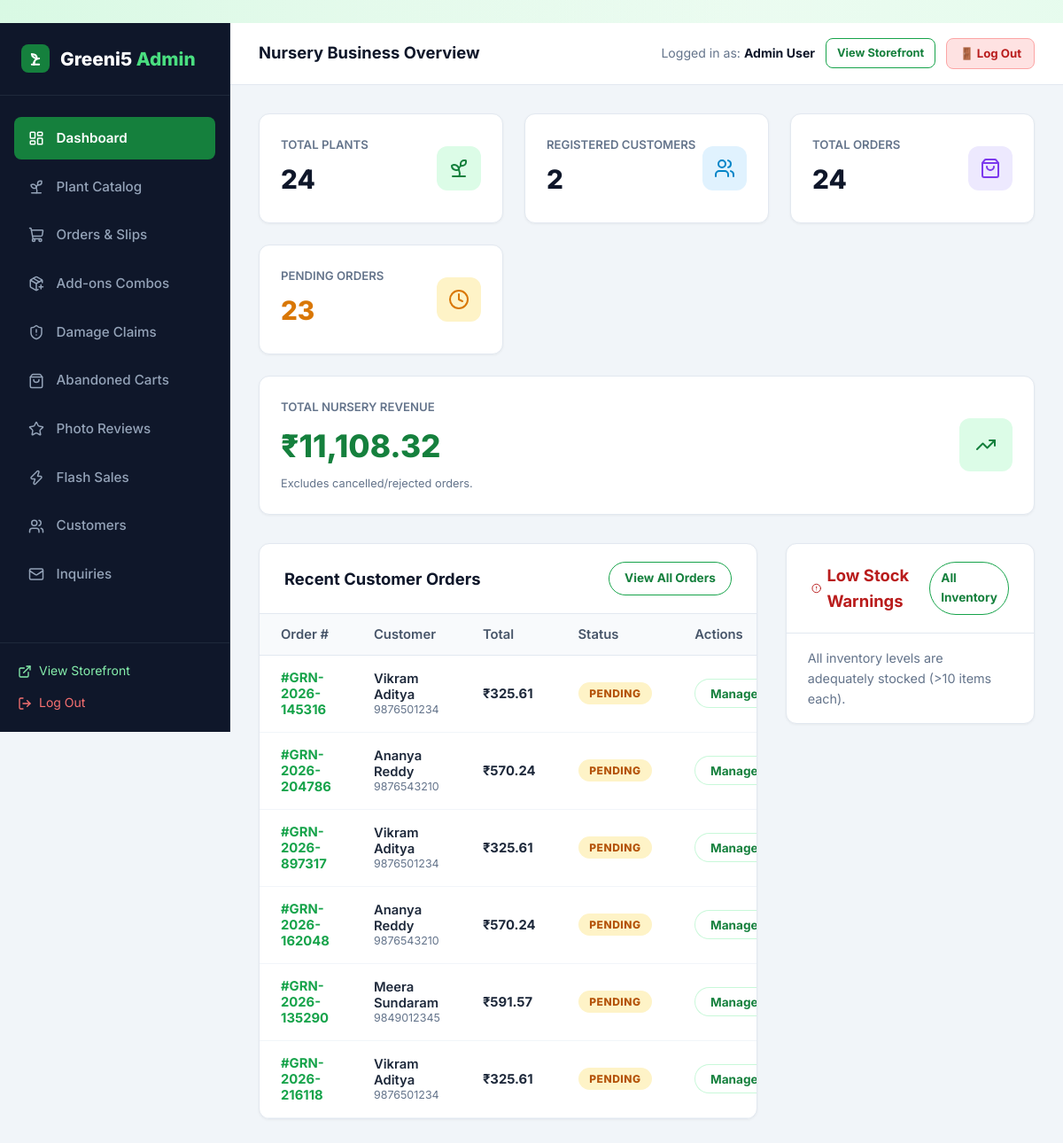
The app's page /admin/dashboard (signed in), older data.
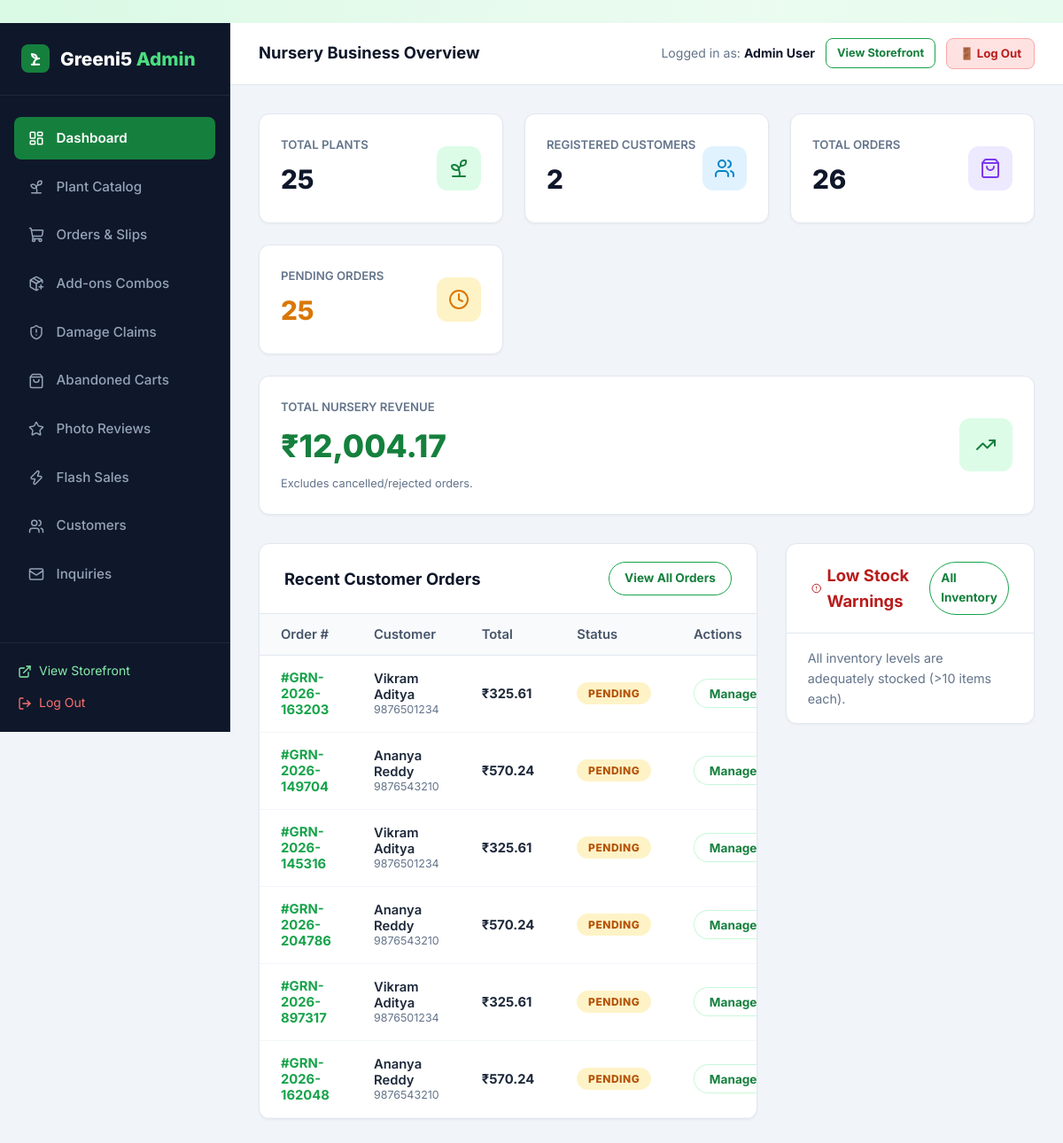
The same page, newer data.
### tables this page shows
CREATE TABLE users (
    id INTEGER PRIMARY KEY AUTOINCREMENT,
    name TEXT NOT NULL,
    email TEXT UNIQUE NOT NULL,
    password_hash TEXT NOT NULL,
    role TEXT NOT NULL DEFAULT 'customer',
    phone TEXT,
    created_at TIMESTAMP DEFAULT CURRENT_TIMESTAMP
);

CREATE TABLE orders (
    id INTEGER PRIMARY KEY AUTOINCREMENT,
    order_number TEXT UNIQUE NOT NULL,
    user_id INTEGER,
    customer_name TEXT NOT NULL,
    customer_email TEXT NOT NULL,
    customer_phone TEXT NOT NULL,
    shipping_address TEXT NOT NULL,
    city TEXT NOT NULL,
    state TEXT NOT NULL,
    pincode TEXT NOT NULL,
    payment_method TEXT NOT NULL DEFAULT 'COD',
    payment_status TEXT NOT NULL DEFAULT 'Pending',
    order_status TEXT NOT NULL DEFAULT 'Pending',
    total_amount REAL NOT NULL,
    notes TEXT,
    created_at TIMESTAMP DEFAULT CURRENT_TIMESTAMP, courier_name TEXT DEFAULT '', tracking_number TEXT DEFAULT '', tracking_url TEXT DEFAULT '', invoice_number TEXT DEFAULT '', is_gift INTEGER DEFAULT 0, gift_recipient_name TEXT DEFAULT '', gift_message TEXT DEFAULT '', gift_wrap_fee REAL DEFAULT 0.0,
    FOREIGN KEY (user_id) REFERENCES users(id) ON DELETE SET NULL
);

### app.py (the view)
@app.route('/admin')
@app.route('/admin/dashboard')
@admin_required
def admin_dashboard():
    total_plants = query_db('SELECT COUNT(*) as cnt FROM plants', one=True)['cnt']
    total_customers = query_db('SELECT COUNT(*) as cnt FROM users WHERE role = "customer"', one=True)['cnt']
    total_orders = query_db('SELECT COUNT(*) as cnt FROM orders', one=True)['cnt']
    pending_orders = query_db('SELECT COUNT(*) as cnt FROM orders WHERE order_status = "Pending"', one=True)['cnt']
    revenue_res = query_db('SELECT SUM(total_amount) as rev FROM orders WHERE order_status != "Rejected"', one=True)
    total_revenue = revenue_res['rev'] or 0.0
    recent_orders = query_db('''
        SELECT * FROM orders ORDER BY created_at DESC LIMIT 6
    ''')
    low_stock_plants = query_db('''
        SELECT p.*, c.name as category_name
        FROM plants p
        JOIN categories c ON p.category_id = c.id
        WHERE p.stock <= 10
        ORDER BY p.stock ASC LIMIT 5
    ''')
    category_counts = query_db('''
        SELECT c.name, COUNT(p.id) as plant_count
        FROM categories c
        LEFT JOIN plants p ON c.id = p.category_id
        GROUP BY c.id
    ''')
    return render_template(
        'admin/dashboard.html',
        total_plants=total_plants,
        total_customers=total_customers,
        total_orders=total_orders,
        pending_orders=pending_orders,
        total_revenue=total_revenue,
        recent_orders=recent_orders,
        low_stock_plants=low_stock_plants,
        category_counts=category_counts
    )

### app.py (called while the page is built)
@app.template_filter('currency')
def currency_filter(amount):
    try:
        val = float(amount)
        return f"₹{val:,.2f}".rstrip('0').rstrip('.') if val % 1 == 0 else f"₹{val:,.2f}"
    except (ValueError, TypeError):
        return f"₹{amount}"

@app.template_filter('status_badge')
def status_badge_filter(status):
    mapping = {
        'Pending': 'badge-pending',
        'Accepted': 'badge-accepted',
        'Packed': 'badge-packed',
        'Shipped': 'badge-shipped',
        'Delivered': 'badge-delivered',
        'Rejected': 'badge-rejected'
    }
    return mapping.get(status, 'badge-secondary')

def admin_required(f):
    @wraps(f)
    def decorated_function(*args, **kwargs):
        if 'user_id' not in session:
            flash('Admin authentication required.', 'warning')
            return redirect(url_for('login', next=request.url))
        user = query_db('SELECT role FROM users WHERE id = ?', (session['user_id'],), one=True)
        if not user or user['role'] != 'admin':
            flash('Access denied. Administrator privileges required.', 'danger')
            return redirect(url_for('index'))
        return f(*args, **kwargs)
    return decorated_function

### database.py (called while the page is built)
def get_db():
    db = getattr(g, '_database', None)
    if db is None:
        db = g._database = sqlite3.connect(DATABASE)
        db.row_factory = sqlite3.Row
        db.execute('PRAGMA foreign_keys = ON;')
    return db

def query_db(query, args=(), one=False):
    cur = get_db().execute(query, args)
    rv = cur.fetchall()
    cur.close()
    return (rv[0] if rv else None) if one else rv

### templates/admin/dashboard.html (shortened to what this page needs)
﻿{% extends "admin/base_admin.html" %}
{% block page_title %}Nursery Business Overview{% endblock %}
{% block admin_content %}
<div class="metrics-grid">
  <div class="metric-card">
    <div class="metric-info">
      <h4>Total Plants</h4>
      <div class="metric-value">{{ total_plants }}</div>
    </div>
    <div class="metric-icon green">
      <i data-lucide="sprout"></i>
    </div>
  </div>
  <div class="metric-card">
    <div class="metric-info">
      <h4>Registered Customers</h4>
      <div class="metric-value">{{ total_customers }}</div>
    </div>
    <div class="metric-icon blue">
      <i data-lucide="users"></i>
    </div>
  </div>
  <div class="metric-card">
    <div class="metric-info">
      <h4>Total Orders</h4>
      <div class="metric-value">{{ total_orders }}</div>
    </div>
    <div class="metric-icon purple">
      <i data-lucide="shopping-bag"></i>
    </div>
  </div>
  <div class="metric-card">
    <div class="metric-info">
      <h4>Pending Orders</h4>
      <div class="metric-value" style="color: #d97706;">{{ pending_orders }}</div>
    </div>
    <div class="metric-icon amber">
      <i data-lucide="clock"></i>
    </div>
  </div>
  <div class="metric-card" style="grid-column: 1 / -1;">
    <div class="metric-info">
      <h4>Total Nursery Revenue</h4>
      <div class="metric-value" style="color: #15803d; font-size: 2.2rem;">{{ total_revenue | currency }}</div>
      <p style="font-size: 0.8rem; color: #64748b; margin-top: 0.25rem;">Excludes cancelled/rejected orders.</p>
    </div>
    <div class="metric-icon green" style="width: 60px; height: 60px; font-size: 1.8rem;">
      <i data-lucide="trending-up"></i>
    </div>
  </div>
</div>
<div style="display: grid; grid-template-columns: 2fr 1fr; gap: 2rem; align-items: start;">
  <div class="admin-card">
    <div class="admin-card-header">
      <h3>Recent Customer Orders</h3>
      <a href="{{ url_for('admin_orders') }}" class="btn btn-outline btn-sm">View All Orders</a>
    </div>
    <div class="table-responsive">
      <table class="admin-table">
        <thead>
          <tr>
            <th>Order #</th>
            <th>Customer</th>
            <th>Total</th>
            <th>Status</th>
            <th>Actions</th>
          </tr>
        </thead>
        <tbody>
          {% for ord in recent_orders %}
            <tr>
              <td style="font-weight: 700; color: var(--primary);">#{{ ord.order_number }}</td>
              <td>
                <div style="font-weight: 600;">{{ ord.customer_name }}</div>
                <div style="font-size: 0.78rem; color: #64748b;">{{ ord.customer_phone }}</div>
              </td>
              <td style="font-weight: 700;">{{ ord.total_amount | currency }}</td>
              <td>
                <span class="badge {{ ord.order_status | status_badge }}">{{ ord.order_status }}</span>
              </td>
              <td>
                <a href="{{ url_for('admin_orders') }}" class="btn btn-secondary btn-sm" title="View in orders manager">Manage</a>
              </td>
            </tr>
          {% endfor %}
        </tbody>
      </table>
    </div>
  </div>
  <div class="admin-card">
    <div class="admin-card-header">
      <h3 style="color: #b91c1c; display: flex; align-items: center; gap: 0.4rem;">
        <i data-lucide="alert-circle" style="width: 18px;"></i> Low Stock Warnings
      </h3>
      <a href="{{ url_for('admin_plants') }}" class="btn btn-outline btn-sm">All Inventory</a>
    </div>
    <div style="padding: 1rem 1.5rem;">
      {% if low_stock_plants %}
        <div style="display: flex; flex-direction: column; gap: 1rem;">
          {% for lp in low_stock_plants %}
            <div style="display: flex; align-items: center; justify-content: space-between; border-bottom: 1px solid #f1f5f9; padding-bottom: 0.75rem;">
              <div>
                <div style="font-weight: 700; font-size: 0.9rem;">{{ lp.name }}</div>
                <span style="font-size: 0.8rem; color: #64748b;">{{ lp.category_name }}</span>
              </div>
              <div style="text-align: right;">
                <span class="badge badge-discount">{{ lp.stock }} left</span>
                <a href="{{ url_for('admin_plant_edit', plant_id=lp.id) }}" style="display: block; font-size: 0.75rem; color: var(--primary); font-weight: 600; margin-top: 2px;">Restock</a>
              </div>
            </div>
          {% endfor %}
        </div>
      {% else %}
        <p style="color: #64748b; font-size: 0.9rem;">All inventory levels are adequately stocked (>10 items each).</p>
      {% endif %}
    </div>
  </div>
</div>
{% endblock %}

### templates/admin/base_admin.html (shortened to what this page needs)
<!DOCTYPE html>
<html lang="en">
<head>
  <link rel="stylesheet" href="{{ url_for('static', filename='css/style.css') }}">
  <link rel="stylesheet" href="{{ url_for('static', filename='css/admin.css') }}">
</head>
<body>
<div class="admin-layout">
  <aside class="admin-sidebar">
    <div class="admin-brand">
      <div class="leaf-icon" style="width: 32px; height: 32px; background: #15803d; border-radius: 8px; display: flex; align-items: center; justify-content: center; color: white;">
        <svg width="20" height="20" viewBox="0 0 24 24" fill="none" stroke="#ffffff" stroke-width="2.4" stroke-linecap="round" stroke-linejoin="round">
          <path d="M7 20h10"/>
          <path d="M10 20c0-4.4 2-8 7-8"/>
          <path d="M14 12c-3.5 0-6.5-2.5-7-6 4 0 7 2 7 6Z" fill="rgba(255,255,255,0.25)"/>
          <path d="M10 20v-3"/>
        </svg>
      </div>
      <div>Greeni5 <span>Admin</span></div>
    </div>
    <ul class="admin-nav">
      <li>
        <a href="{{ url_for('admin_dashboard') }}" class="{{ 'active' if request.endpoint == 'admin_dashboard' else '' }}">
          <i data-lucide="layout-dashboard" style="width: 18px;"></i> Dashboard
        </a>
      </li>
      <li>
        <a href="{{ url_for('admin_plants') }}" class="{{ 'active' if request.endpoint in ['admin_plants', 'admin_plant_add', 'admin_plant_edit'] else '' }}">
          <i data-lucide="sprout" style="width: 18px;"></i> Plant Catalog
        </a>
      </li>
      <li>
        <a href="{{ url_for('admin_orders') }}" class="{{ 'active' if request.endpoint == 'admin_orders' else '' }}">
          <i data-lucide="shopping-cart" style="width: 18px;"></i> Orders & Slips
        </a>
      </li>
      <li>
        <a href="{{ url_for('admin_addons') }}" class="{{ 'active' if request.endpoint == 'admin_addons' else '' }}">
          <i data-lucide="package-plus" style="width: 18px;"></i> Add-ons Combos
        </a>
      </li>
      <li>
        <a href="{{ url_for('admin_replacements') }}" class="{{ 'active' if request.endpoint == 'admin_replacements' else '' }}">
          <i data-lucide="shield-alert" style="width: 18px;"></i> Damage Claims
        </a>
      </li>
      <li>
        <a href="{{ url_for('admin_abandoned_carts') }}" class="{{ 'active' if request.endpoint == 'admin_abandoned_carts' else '' }}">
          <i data-lucide="shopping-bag" style="width: 18px;"></i> Abandoned Carts
        </a>
      </li>
      <li>
        <a href="{{ url_for('admin_reviews') }}" class="{{ 'active' if request.endpoint == 'admin_reviews' else '' }}">
          <i data-lucide="star" style="width: 18px;"></i> Photo Reviews
        </a>
      </li>
      <li>
        <a href="{{ url_for('admin_promotions') }}" class="{{ 'active' if request.endpoint == 'admin_promotions' else '' }}">
          <i data-lucide="zap" style="width: 18px;"></i> Flash Sales
        </a>
      </li>
      <li>
        <a href="{{ url_for('admin_customers') }}" class="{{ 'active' if request.endpoint == 'admin_customers' else '' }}">
          <i data-lucide="users" style="width: 18px;"></i> Customers
        </a>
      </li>
      <li>
        <a href="{{ url_for('admin_messages') }}" class="{{ 'active' if request.endpoint == 'admin_messages' else '' }}">
          <i data-lucide="mail" style="width: 18px;"></i> Inquiries
        </a>
      </li>
    </ul>
    <div class="admin-sidebar-footer">
      <a href="{{ url_for('index') }}" style="display: flex; align-items: center; gap: 0.5rem; color: #86efac; font-size: 0.875rem; margin-bottom: 0.75rem;">
        <i data-lucide="external-link" style="width: 16px;"></i> View Storefront
      </a>
      <a href="{{ url_for('logout') }}" style="display: flex; align-items: center; gap: 0.5rem; color: #f87171; font-size: 0.875rem;">
        <i data-lucide="log-out" style="width: 16px;"></i> Log Out
      </a>
    </div>
  </aside>
  <div class="admin-main">
    <header class="admin-topbar">
      <div style="font-weight: 700; font-size: 1.15rem; color: #0f172a;">
        {% block page_title %}Overview Dashboard{% endblock %}
      </div>
      <div style="display: flex; align-items: center; gap: 0.75rem;">
        <span style="font-size: 0.88rem; color: #64748b;">Logged in as: <strong style="color: #0f172a;">{{ current_user.name }}</strong></span>
        <a href="{{ url_for('index') }}" class="btn btn-outline btn-sm" style="font-size: 0.8rem; padding: 6px 12px; border-radius: 8px;">
          View Storefront
        </a>
        <a href="{{ url_for('logout') }}" class="btn btn-sm" style="background: #fee2e2; color: #b91c1c; border: 1.5px solid #fca5a5; font-size: 0.825rem; padding: 6px 14px; border-radius: 8px; font-weight: 700; text-decoration: none;">
          🚪 Log Out
        </a>
      </div>
    </header>
    <main class="admin-content">
      {% block admin_content %}{% endblock %}
    </main>
  </div>
</div>
</body>
</html>

### static/css/style.css (style rules this page uses)
:root { --primary: #16a34a; --primary-hover: #15803d; --primary-glow: rgba(34, 197, 94, 0.4); --primary-light: rgba(220, 252, 231, 0.7); --primary-border: rgba(187, 247, 208, 0.8); --accent: #f59e0b; --text-main: #0e331c; --text-muted: #3d5e49; --text-light: #73947f; --glass-bg: rgba(255, 255, 255, 0.75); --glass-bg-hover: rgba(255, 255, 255, 0.9); --glass-bg-subtle: rgba(240, 253, 244, 0.65); --glass-border: rgba(255, 255, 255, 0.85); --glass-border-green: rgba(134, 239, 172, 0.5); --glass-shadow: 0 10px 30px 0 rgba(22, 101, 52, 0.07), inset 0 1px 1px 0 rgba(255, 255, 255, 0.9); --glass-shadow-hover: 0 18px 40px 0 rgba(22, 163, 74, 0.16), inset 0 1px 2px 0 rgba(255, 255, 255, 1); --glass-blur: blur(16px); --radius-sm: 10px; --radius: 16px; --radius-lg: 24px; --radius-full: 9999px; --transition: all 0.3s cubic-bezier(0.16, 1, 0.3, 1); }
*, *::before, *::after { box-sizing: border-box; margin: 0; padding: 0; }
body { font-family: 'Inter', system-ui, -apple-system, BlinkMacSystemFont, "Segoe UI", Roboto, sans-serif; background-color: #f1fbf4; background-image: radial-gradient(at 0% 0%, rgba(187, 247, 208, 0.45) 0px, transparent 50%), radial-gradient(at 100% 0%, rgba(220, 252, 231, 0.5) 0px, transparent 50%), radial-gradient(at 50% 50%, rgba(240, 253, 244, 0.6) 0px, transparent 60%), radial-gradient(at 100% 100%, rgba(187, 247, 208, 0.4) 0px, transparent 50%); background-attachment: fixed; color: var(--text-main); line-height: 1.6; min-height: 100vh; display: flex; flex-direction: column; }
a { color: inherit; text-decoration: none; transition: var(--transition); }
.btn { display: inline-flex; align-items: center; justify-content: center; gap: 0.5rem; padding: 0.72rem 1.6rem; border-radius: var(--radius-full); font-weight: 700; font-size: 0.95rem; border: 1px solid transparent; cursor: pointer; position: relative; overflow: hidden; transition: var(--transition); }
.btn-outline { background: rgba(255, 255, 255, 0.7); backdrop-filter: blur(8px); border: 1.5px solid var(--primary); color: #15803d; box-shadow: var(--shadow-sm); }
.btn-secondary { background: rgba(255, 255, 255, 0.85); backdrop-filter: blur(8px); color: #15803d; border: 1.5px solid var(--primary-border); box-shadow: var(--shadow-sm); }
.btn-sm { padding: 0.45rem 1.05rem; font-size: 0.85rem; }
.badge { display: inline-flex; align-items: center; gap: 0.25rem; padding: 0.3rem 0.8rem; border-radius: var(--radius-full); font-size: 0.75rem; font-weight: 800; text-transform: uppercase; letter-spacing: 0.5px; backdrop-filter: blur(8px); }
.badge-pending { background: #fef3c7; color: #b45309; }

Row changes from the older to the newer data that the page shows:
no longer on this page (row unchanged): orders: order_number "GRN-2026-135290", customer_name "Meera Sundaram", customer_phone "9849012345", total_amount "₹591.57", order_status "PENDING"
no longer on this page (row unchanged): orders: order_number "GRN-2026-216118", customer_name "Vikram Aditya", customer_phone "9876501234", total_amount "₹325.61", order_status "PENDING"
added orders: order_number "GRN-2026-163203", customer_name "Vikram Aditya", customer_phone "9876501234", total_amount "₹325.61", order_status "PENDING"
added orders: order_number "GRN-2026-149704", customer_name "Ananya Reddy", customer_phone "9876543210", total_amount "₹570.24", order_status "PENDING"
Text that changed along with them:
{{ total_plants }}: "24" → "25"
{{ total_orders }}: "24" → "26"
{{ pending_orders }}: "23" → "25"
{{ total_revenue | currency }}: "₹11,108.32" → "₹12,004.17"
